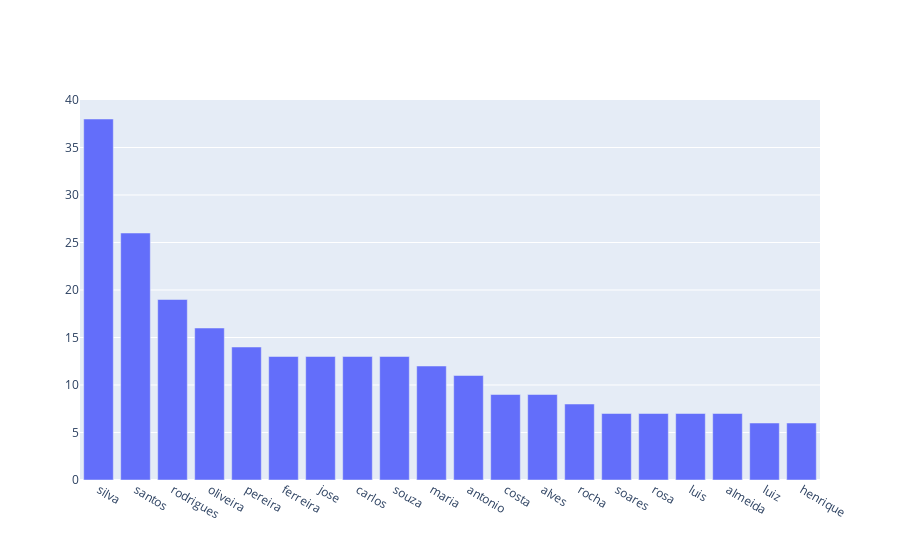

Notebook cell for this chart:
### Markdown cell above
### Classe: RECLAMANTE

### Code cell
from sklearn.feature_extraction.text import CountVectorizer

def get_top_n_words(corpus, n=None):
    vec = CountVectorizer( stop_words = frozenset( stopwords ) ).fit(corpus)
    bag_of_words = vec.transform(corpus)
    sum_words = bag_of_words.sum(axis=0) 
    words_freq = [(word, sum_words[0, idx]) for word, idx in vec.vocabulary_.items()]
    words_freq =sorted(words_freq, key = lambda x: x[1], reverse=True)
    return words_freq[:n]

common_words = get_top_n_words( df_tudo.loc[ df_tudo["ROTULO"] == RECLAMANTE,'RECORRENTE' ], 20)
df1 = pd.DataFrame(common_words, columns = ['RECORRENTE' , 'QUANTIDADE'])
print( df1 )

trace = go.Bar(x=df1["RECORRENTE"], y=df1["QUANTIDADE"])
iplot({"data":[trace]})

### Figure 1 — Plotly figure (JSON) as saved in the notebook; plotly's stock layout.template omitted (floating-point values rounded to 4 significant figures)
{"data": [{"type": "bar", "x": ["silva", "santos", "rodrigues", "oliveira", "pereira", "ferreira", "jose", "carlos", "souza", "maria", "antonio", "costa", "alves", "rocha", "soares", "rosa", "luis", "almeida", "luiz", "henrique"], "y": [38, 26, 19, 16, 14, 13, 13, 13, 13, 12, 11, 9, 9, 8, 7, 7, 7, 7, 6, 6]}], "layout": {}}
